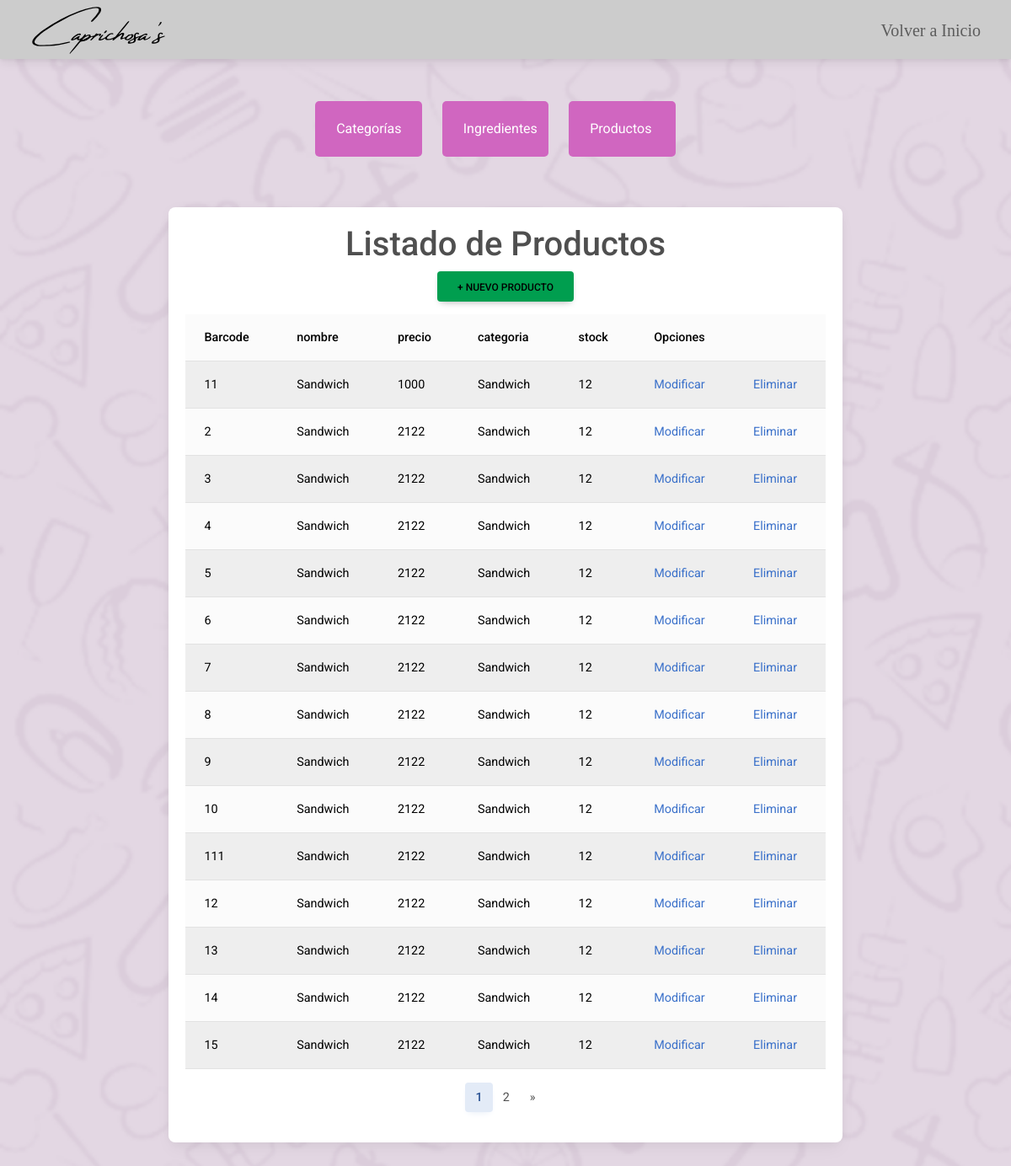
Screenshot of /crud/Listado-productos with the database file from the repository.
### core/models.py (models this page shows, shortened)
class PRODUCTO(models.Model):
    Barcode = models.CharField(max_length=50 ,primary_key=True ,verbose_name='Barcode')
    nombre =  models.CharField(max_length=50 ,verbose_name='nombre')
    slug = AutoSlugField(populate_from='nombre')
    precio = models.IntegerField(verbose_name='precio')
    stock = models.IntegerField(verbose_name='stock')
    imgurl = models.CharField(max_length=600,verbose_name='url_img')
    descripcion = models.TextField(max_length=600,verbose_name='descripcion',null=True)
    is_activo = models.BooleanField(default=True)
    destacado = models.BooleanField(default=False)
    categoria = models.ForeignKey(CATEGORIA,on_delete=models.CASCADE)

class CATEGORIA(models.Model):
    nombre = models.CharField(max_length=50,primary_key=True, verbose_name='nombre de la categoria')
    slug = AutoSlugField(populate_from='nombre')
    is_activo = models.BooleanField(default=True)
    def __str__(self) -> str:
        return self.nombre

### core/views.py (the view)
# urls.py: path("crud/Listado-productos",Lproductos,name="Lproductos"),
def Lproductos(request):
    productos = PRODUCTO.objects.all()
    paginator = Paginator(productos, 15)  # 15 productos por página
    page_number = request.GET.get('page')
    productos = paginator.get_page(page_number)
    context = {'productos': productos}
    return render(request, 'core/Crud/Listas/Lproductos.html', context)

### core/context_processor.py (called while the page is built)
def importe_total_carro(request):
    total=0
    if 'carro' in request.session:
        for key, value in request.session["carro"].items():
            total += int(value["acumulado"])
    return {'importe_total_carro':total}

def counter(request):
    cart_count = 0
    if 'carro' in request.session:
        for key, value in request.session["carro"].items():
            cart_count +=  int(value["cantidad"])
    return dict(cart_count=cart_count)

### core/templates/core/Crud/Listas/Lproductos.html (shortened to what this page needs)
{% extends 'core/Crud/crud.html' %}
{% load static %}
{% block content %}
<div class="container">
  <div class="card">
    <h1>Listado de Productos</h1>
    <li style="list-style: none;">
      <a class="btn new" href="{% url 'Productoform' %}">+ Nuevo Producto</a>
    </li>
    <div class="row">
      <table class="table table-light table-striped">
        <thead>
          <tr>
            <th scope="col">Barcode</th>
            <th scope="col">nombre</th>
            <th scope="col">precio</th>
            <th scope="col">categoria</th>
            <th scope="col">stock</th>
            <th scope="col" colspan="2">Opciones</th>
          </tr>
        </thead>
        <tbody>
          {% for ve in productos %}
          <tr>
            <td>{{ve.Barcode}}</td>
            <td>{{ve.nombre}}</td>
            <td>{{ve.precio}}</td>
            <td>{{ve.categoria}}</td>
            <td>{{ve.stock}}</td>
            <td><a href="{% url 'Mod_Producto' ve.Barcode %}">Modificar</a></td>
            <td><a href="{% url 'delete_Producto' ve.Barcode %}">Eliminar</a></td>
          </tr>
          {% endfor %}
        </tbody>
      </table>
    </div>
    <div class="row">
      <nav aria-label="Page navigation">
        <ul class="pagination justify-content-center">
          {% for page in productos.paginator.page_range %}
          {% if productos.number == page %}
          <li class="page-item active"><a class="page-link" href="?page={{ page }}">{{ page }}</a></li>
          {% else %}
          <li class="page-item"><a class="page-link" href="?page={{ page }}">{{ page }}</a></li>
          {% endif %}
          {% endfor %}
          {% if productos.has_next %}
          <li class="page-item">
            <a class="page-link" href="?page={{ productos.next_page_number }}" aria-label="Next">
              <span aria-hidden="true">&raquo;</span>
            </a>
          </li>
          {% endif %}
        </ul>
      </nav>
    </div>
  </div>
</div>
{% endblock %}

### core/static/core/css/styles.css (style rules this page uses)
body { background-image: url(../img/bodybg.png); background-repeat: no-repeat; background-attachment: fixed; background-size: cover; }
.row { width: 100%; }
.crud .container { margin-top: 50px; display: flex; align-items: center; justify-content: center; }
.crud .card { width: 800px; padding: 20px; align-items: center; justify-content: center; }
.crud .new { color: #000000; background-color: #009e4f; margin-bottom: 15px; }
.crud { display: flex; flex-direction: column; min-height: 100vh; }

### rows the page displays
PRODUCTO: Barcode "11", nombre "Sandwich", precio "1000", categoria "Sandwich", stock "12"
PRODUCTO: Barcode "2", nombre "Sandwich", precio "2122", categoria "Sandwich", stock "12"
PRODUCTO: Barcode "3", nombre "Sandwich", precio "2122", categoria "Sandwich", stock "12"
PRODUCTO: Barcode "4", nombre "Sandwich", precio "2122", categoria "Sandwich", stock "12"
PRODUCTO: Barcode "5", nombre "Sandwich", precio "2122", categoria "Sandwich", stock "12"
PRODUCTO: Barcode "6", nombre "Sandwich", precio "2122", categoria "Sandwich", stock "12"
PRODUCTO: Barcode "7", nombre "Sandwich", precio "2122", categoria "Sandwich", stock "12"
PRODUCTO: Barcode "8", nombre "Sandwich", precio "2122", categoria "Sandwich", stock "12"
PRODUCTO: Barcode "9", nombre "Sandwich", precio "2122", categoria "Sandwich", stock "12"
PRODUCTO: Barcode "10", nombre "Sandwich", precio "2122", categoria "Sandwich", stock "12"
PRODUCTO: Barcode "111", nombre "Sandwich", precio "2122", categoria "Sandwich", stock "12"
PRODUCTO: Barcode "12", nombre "Sandwich", precio "2122", categoria "Sandwich", stock "12"
PRODUCTO: Barcode "13", nombre "Sandwich", precio "2122", categoria "Sandwich", stock "12"
PRODUCTO: Barcode "14", nombre "Sandwich", precio "2122", categoria "Sandwich", stock "12"
PRODUCTO: Barcode "15", nombre "Sandwich", precio "2122", categoria "Sandwich", stock "12"

### other values shown
{{ page }} "1"
{{ page }} "2"
